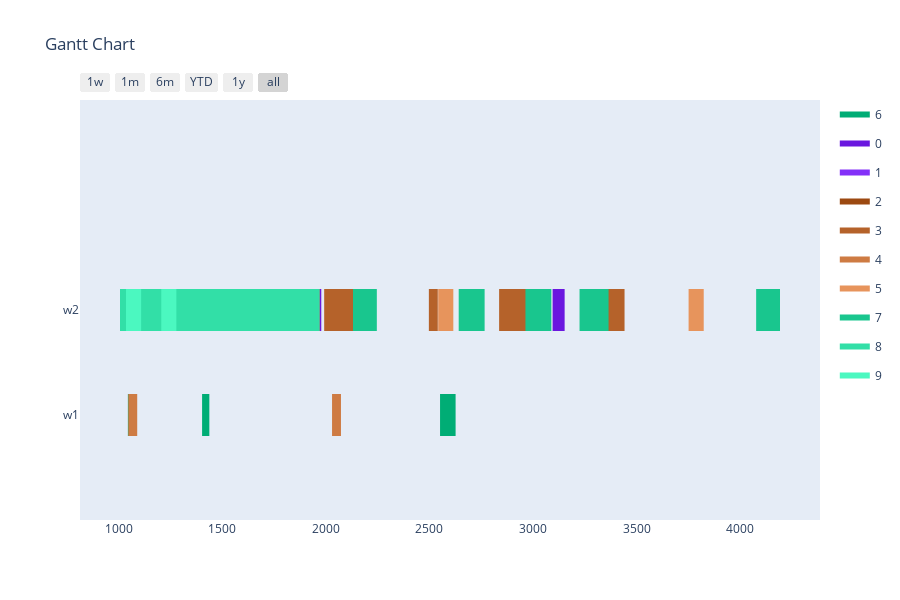

Notebook source saved alongside this figure:
### Markdown cell above
Config 3 - Only valid mutations for time slots

### Code cell
optimizer = BaseGA(env)
optimizer.configure('tardiness', 'twopointcrossover', 'roulettewheel', 'onlyfeasibletimeslot')
last_time_slot = 0
for order in orders:
    if order[1] > last_time_slot:
        last_time_slot = order[1]
# all parameters after offspring_amount are optional (in this case -> verbose=True)
result, best_fitness_history, average_fitness_history, best_generation_history, feasible_gen = optimizer.optimize(orders, max_generations, earliest_time_slot, last_time_slot, population_size, offspring_amount, verbose=True)
workstation_assignments = reformat_result(result, orders, env)
visualize(workstation_assignments, best_fitness_history, average_fitness_history, best_generation_history, feasible_gen)

### Figure 1 — Plotly figure (JSON) as saved in the notebook; plotly's stock layout.template omitted (floating-point values rounded to 4 significant figures)
{"data": [{"fill": "toself", "fillcolor": "rgb(0, 173, 117)", "hoverinfo": "name", "legendgroup": "rgb(0, 173, 117)", "mode": "none", "name": "6", "type": "scatter", "x": [1165, 1248, 1248, 1165, 1165, 1045, 1080, 1080, 1045, 1045, 2551, 2626, 2626, 2551, 2551, 1403, 1438, 1438, 1403, 1403, 622, 657, 657, 622, 622, 828, 915, 915, 828], "y": [0.8, 0.8, 1.2, 1.2, null, -0.2, -0.2, 0.2, 0.2, null, -0.2, -0.2, 0.2, 0.2, null, -0.2, -0.2, 0.2, 0.2, null, -0.2, -0.2, 0.2, 0.2, null, -0.2, -0.2, 0.2, 0.2]}, {"fill": "toself", "fillcolor": "rgb(106, 23, 223)", "hoverinfo": "name", "legendgroup": "rgb(106, 23, 223)", "mode": "none", "name": "0", "type": "scatter", "x": [1304, 1439, 1439, 1304, 1304, 690, 815, 815, 690, 690, 1494, 1629, 1629, 1494, 1494, 3094, 3152, 3152, 3094, 3094, 1935, 1978, 1978, 1935, 1935, 1813, 1856, 1856, 1813, 1813, 1239, 1379, 1379, 1239], "y": [0.8, 0.8, 1.2, 1.2, null, 0.8, 0.8, 1.2, 1.2, null, 0.8, 0.8, 1.2, 1.2, null, 0.8, 0.8, 1.2, 1.2, null, 0.8, 0.8, 1.2, 1.2, null, 0.8, 0.8, 1.2, 1.2, null, 0.8, 0.8, 1.2, 1.2]}, {"fill": "toself", "fillcolor": "rgb(131, 48, 248)", "hoverinfo": "name", "legendgroup": "rgb(131, 48, 248)", "mode": "none", "name": "1", "type": "scatter", "x": [1219, 1359, 1359, 1219, 1219, 1295, 1356, 1356, 1295, 1295, 1582, 1717, 1717, 1582, 1582, 495, 553, 553, 495, 495, 737, 795, 795, 737, 737, 1130, 1255, 1255, 1130, 1130, 643, 704, 704, 643], "y": [0.8, 0.8, 1.2, 1.2, null, 0.8, 0.8, 1.2, 1.2, null, 0.8, 0.8, 1.2, 1.2, null, 0.8, 0.8, 1.2, 1.2, null, 0.8, 0.8, 1.2, 1.2, null, 0.8, 0.8, 1.2, 1.2, null, 0.8, 0.8, 1.2, 1.2]}, {"fill": "toself", "fillcolor": "rgb(156, 73, 17)", "hoverinfo": "name", "legendgroup": "rgb(156, 73, 17)", "mode": "none", "name": "2", "type": "scatter", "x": [757, 892, 892, 757, 757, 816, 931, 931, 816, 816, 343, 404, 404, 343, 343, 843, 901, 901, 843, 843, 493, 551, 551, 493, 493, 590, 648, 648, 590, 590, 229, 287, 287, 229], "y": [0.8, 0.8, 1.2, 1.2, null, 0.8, 0.8, 1.2, 1.2, null, 0.8, 0.8, 1.2, 1.2, null, 0.8, 0.8, 1.2, 1.2, null, 0.8, 0.8, 1.2, 1.2, null, 0.8, 0.8, 1.2, 1.2, null, 0.8, 0.8, 1.2, 1.2]}, {"fill": "toself", "fillcolor": "rgb(181, 98, 42)", "hoverinfo": "name", "legendgroup": "rgb(181, 98, 42)", "mode": "none", "name": "3", "type": "scatter", "x": [2836, 2976, 2976, 2836, 2836, 605, 666, 666, 605, 605, 1992, 2132, 2132, 1992, 1992, 430, 555, 555, 430, 430, 3326, 3441, 3441, 3326, 3326, 2497, 2540, 2540, 2497, 2497, 709, 834, 834, 709], "y": [0.8, 0.8, 1.2, 1.2, null, 0.8, 0.8, 1.2, 1.2, null, 0.8, 0.8, 1.2, 1.2, null, 0.8, 0.8, 1.2, 1.2, null, 0.8, 0.8, 1.2, 1.2, null, 0.8, 0.8, 1.2, 1.2, null, 0.8, 0.8, 1.2, 1.2]}, {"fill": "toself", "fillcolor": "rgb(206, 123, 67)", "hoverinfo": "name", "legendgroup": "rgb(206, 123, 67)", "mode": "none", "name": "4", "type": "scatter", "x": [1650, 1745, 1745, 1650, 1650, 1451, 1546, 1546, 1451, 1451, 996, 1079, 1079, 996, 996, 2030, 2073, 2073, 2030, 2030, 312, 347, 347, 312, 312, 1047, 1090, 1090, 1047], "y": [0.8, 0.8, 1.2, 1.2, null, 0.8, 0.8, 1.2, 1.2, null, 0.8, 0.8, 1.2, 1.2, null, -0.2, -0.2, 0.2, 0.2, null, -0.2, -0.2, 0.2, 0.2, null, -0.2, -0.2, 0.2, 0.2]}, {"fill": "toself", "fillcolor": "rgb(231, 148, 92)", "hoverinfo": "name", "legendgroup": "rgb(231, 148, 92)", "mode": "none", "name": "5", "type": "scatter", "x": [1477, 1550, 1550, 1477, 1477, 2542, 2615, 2615, 2542, 2542, 3750, 3823, 3823, 3750, 3750, 883, 936, 936, 883], "y": [0.8, 0.8, 1.2, 1.2, null, 0.8, 0.8, 1.2, 1.2, null, 0.8, 0.8, 1.2, 1.2, null, 0.8, 0.8, 1.2, 1.2]}, {"fill": "toself", "fillcolor": "rgb(25, 198, 142)", "hoverinfo": "name", "legendgroup": "rgb(25, 198, 142)", "mode": "none", "name": "7", "type": "scatter", "x": [2641, 2766, 2766, 2641, 2641, 2963, 3088, 3088, 2963, 2963, 1539, 1679, 1679, 1539, 1539, 3224, 3364, 3364, 3224, 3224, 2131, 2246, 2246, 2131, 2131, 4076, 4191, 4191, 4076, 4076, 728, 789, 789, 728], "y": [0.8, 0.8, 1.2, 1.2, null, 0.8, 0.8, 1.2, 1.2, null, 0.8, 0.8, 1.2, 1.2, null, 0.8, 0.8, 1.2, 1.2, null, 0.8, 0.8, 1.2, 1.2, null, 0.8, 0.8, 1.2, 1.2, null, 0.8, 0.8, 1.2, 1.2]}, {"fill": "toself", "fillcolor": "rgb(50, 223, 167)", "hoverinfo": "name", "legendgroup": "rgb(50, 223, 167)", "mode": "none", "name": "8", "type": "scatter", "x": [1139, 1264, 1264, 1139, 1139, 877, 938, 938, 877, 877, 1863, 1906, 1906, 1863, 1863, 867, 1007, 1007, 867, 867, 320, 445, 445, 320, 320, 1729, 1844, 1844, 1729, 1729, 880, 1020, 1020, 880], "y": [0.8, 0.8, 1.2, 1.2, null, 0.8, 0.8, 1.2, 1.2, null, 0.8, 0.8, 1.2, 1.2, null, 0.8, 0.8, 1.2, 1.2, null, 0.8, 0.8, 1.2, 1.2, null, 0.8, 0.8, 1.2, 1.2, null, 0.8, 0.8, 1.2, 1.2]}, {"fill": "toself", "fillcolor": "rgb(75, 248, 192)", "hoverinfo": "name", "legendgroup": "rgb(75, 248, 192)", "mode": "none", "name": "9", "type": "scatter", "x": [504, 577, 577, 504, 504, 269, 313, 313, 269, 269, 1036, 1109, 1109, 1036, 1036, 1206, 1279, 1279, 1206], "y": [0.8, 0.8, 1.2, 1.2, null, 0.8, 0.8, 1.2, 1.2, null, 0.8, 0.8, 1.2, 1.2, null, 0.8, 0.8, 1.2, 1.2]}, {"legendgroup": "rgb(0, 173, 117)", "marker": {"color": "rgb(0, 173, 117)", "opacity": 0, "size": 1}, "mode": "markers", "name": "", "showlegend": false, "text": [null, null, null, null, null, null, null, null, null, null, null, null], "type": "scatter", "x": [1165, 1248, 1045, 1080, 2551, 2626, 1403, 1438, 622, 657, 828, 915], "y": [1, 1, 0, 0, 0, 0, 0, 0, 0, 0, 0, 0]}, {"legendgroup": "rgb(106, 23, 223)", "marker": {"color": "rgb(106, 23, 223)", "opacity": 0, "size": 1}, "mode": "markers", "name": "", "showlegend": false, "text": [null, null, null, null, null, null, null, null, null, null, null, null, null, null], "type": "scatter", "x": [1304, 1439, 690, 815, 1494, 1629, 3094, 3152, 1935, 1978, 1813, 1856, 1239, 1379], "y": [1, 1, 1, 1, 1, 1, 1, 1, 1, 1, 1, 1, 1, 1]}, {"legendgroup": "rgb(131, 48, 248)", "marker": {"color": "rgb(131, 48, 248)", "opacity": 0, "size": 1}, "mode": "markers", "name": "", "showlegend": false, "text": [null, null, null, null, null, null, null, null, null, null, null, null, null, null], "type": "scatter", "x": [1219, 1359, 1295, 1356, 1582, 1717, 495, 553, 737, 795, 1130, 1255, 643, 704], "y": [1, 1, 1, 1, 1, 1, 1, 1, 1, 1, 1, 1, 1, 1]}, {"legendgroup": "rgb(156, 73, 17)", "marker": {"color": "rgb(156, 73, 17)", "opacity": 0, "size": 1}, "mode": "markers", "name": "", "showlegend": false, "text": [null, null, null, null, null, null, null, null, null, null, null, null, null, null], "type": "scatter", "x": [757, 892, 816, 931, 343, 404, 843, 901, 493, 551, 590, 648, 229, 287], "y": [1, 1, 1, 1, 1, 1, 1, 1, 1, 1, 1, 1, 1, 1]}, {"legendgroup": "rgb(181, 98, 42)", "marker": {"color": "rgb(181, 98, 42)", "opacity": 0, "size": 1}, "mode": "markers", "name": "", "showlegend": false, "text": [null, null, null, null, null, null, null, null, null, null, null, null, null, null], "type": "scatter", "x": [2836, 2976, 605, 666, 1992, 2132, 430, 555, 3326, 3441, 2497, 2540, 709, 834], "y": [1, 1, 1, 1, 1, 1, 1, 1, 1, 1, 1, 1, 1, 1]}, {"legendgroup": "rgb(206, 123, 67)", "marker": {"color": "rgb(206, 123, 67)", "opacity": 0, "size": 1}, "mode": "markers", "name": "", "showlegend": false, "text": [null, null, null, null, null, null, null, null, null, null, null, null], "type": "scatter", "x": [1650, 1745, 1451, 1546, 996, 1079, 2030, 2073, 312, 347, 1047, 1090], "y": [1, 1, 1, 1, 1, 1, 0, 0, 0, 0, 0, 0]}, {"legendgroup": "rgb(231, 148, 92)", "marker": {"color": "rgb(231, 148, 92)", "opacity": 0, "size": 1}, "mode": "markers", "name": "", "showlegend": false, "text": [null, null, null, null, null, null, null, null], "type": "scatter", "x": [1477, 1550, 2542, 2615, 3750, 3823, 883, 936], "y": [1, 1, 1, 1, 1, 1, 1, 1]}, {"legendgroup": "rgb(25, 198, 142)", "marker": {"color": "rgb(25, 198, 142)", "opacity": 0, "size": 1}, "mode": "markers", "name": "", "showlegend": false, "text": [null, null, null, null, null, null, null, null, null, null, null, null, null, null], "type": "scatter", "x": [2641, 2766, 2963, 3088, 1539, 1679, 3224, 3364, 2131, 2246, 4076, 4191, 728, 789], "y": [1, 1, 1, 1, 1, 1, 1, 1, 1, 1, 1, 1, 1, 1]}, {"legendgroup": "rgb(50, 223, 167)", "marker": {"color": "rgb(50, 223, 167)", "opacity": 0, "size": 1}, "mode": "markers", "name": "", "showlegend": false, "text": [null, null, null, null, null, null, null, null, null, null, null, null, null, null], "type": "scatter", "x": [1139, 1264, 877, 938, 1863, 1906, 867, 1007, 320, 445, 1729, 1844, 880, 1020], "y": [1, 1, 1, 1, 1, 1, 1, 1, 1, 1, 1, 1, 1, 1]}, {"legendgroup": "rgb(75, 248, 192)", "marker": {"color": "rgb(75, 248, 192)", "opacity": 0, "size": 1}, "mode": "markers", "name": "", "showlegend": false, "text": [null, null, null, null, null, null, null, null], "type": "scatter", "x": [504, 577, 269, 313, 1036, 1109, 1206, 1279], "y": [1, 1, 1, 1, 1, 1, 1, 1]}], "layout": {"height": 600, "hovermode": "closest", "showlegend": true, "title": {"text": "Gantt Chart"}, "xaxis": {"rangeselector": {"buttons": [{"count": 7, "label": "1w", "step": "day", "stepmode": "backward"}, {"count": 1, "label": "1m", "step": "month", "stepmode": "backward"}, {"count": 6, "label": "6m", "step": "month", "stepmode": "backward"}, {"count": 1, "label": "YTD", "step": "year", "stepmode": "todate"}, {"count": 1, "label": "1y", "step": "year", "stepmode": "backward"}, {"step": "all"}]}, "showgrid": false, "type": "date", "zeroline": false}, "yaxis": {"autorange": false, "range": [-1, 3], "showgrid": false, "ticktext": ["w1", "w2"], "tickvals": [0, 1], "zeroline": false}}}
